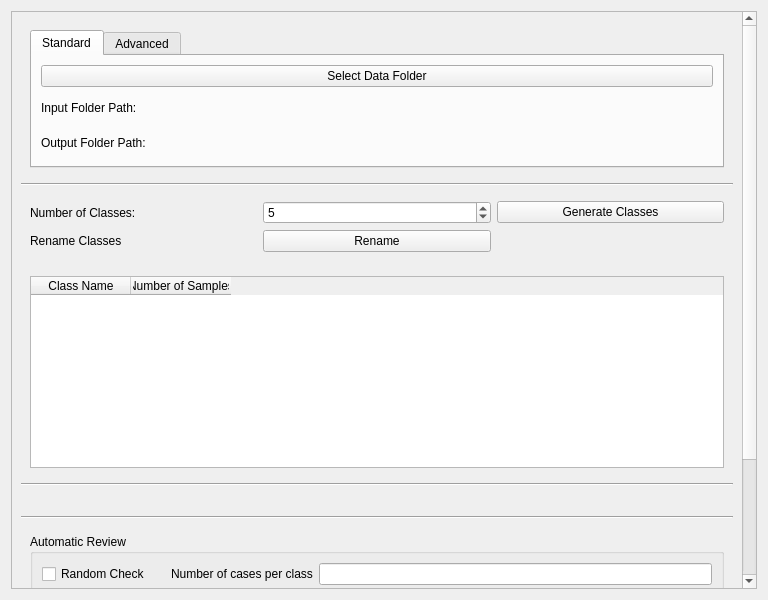
<?xml version="1.0" encoding="UTF-8"?>
<ui version="4.0">
 <class>ClassAnnotation</class>
 <widget class="qMRMLWidget" name="ClassAnnotation">
  <property name="enabled">
   <bool>true</bool>
  </property>
  <property name="geometry">
   <rect>
    <x>0</x>
    <y>0</y>
    <width>768</width>
    <height>600</height>
   </rect>
  </property>
  <property name="sizePolicy">
   <sizepolicy hsizetype="Expanding" vsizetype="Expanding">
    <horstretch>0</horstretch>
    <verstretch>0</verstretch>
   </sizepolicy>
  </property>
  <layout class="QVBoxLayout" name="mainLayout">
   <item>
    <widget class="QScrollArea" name="scrollArea">
     <property name="widgetResizable">
      <bool>true</bool>
     </property>
     <widget class="QWidget" name="scrollAreaWidgetContents">
      <property name="geometry">
       <rect>
        <x>0</x>
        <y>0</y>
        <width>727</width>
        <height>853</height>
       </rect>
      </property>
      <layout class="QVBoxLayout" name="scrollLayout">
       <item>
        <widget class="ctkCollapsibleButton" name="inputGroupBox" native="true">
         <property name="sizePolicy">
          <sizepolicy hsizetype="Expanding" vsizetype="Expanding">
           <horstretch>0</horstretch>
           <verstretch>0</verstretch>
          </sizepolicy>
         </property>
         <property name="text" stdset="0">
          <string>Input/Output</string>
         </property>
         <layout class="QVBoxLayout" name="inputLayout">
          <item>
           <widget class="QTabWidget" name="tabWidget">
            <property name="currentIndex">
             <number>0</number>
            </property>
            <widget class="QWidget" name="tab_standard">
             <attribute name="title">
              <string>Standard</string>
             </attribute>
             <layout class="QVBoxLayout" name="standardLayout">
              <item>
               <widget class="QPushButton" name="loadButton">
                <property name="text">
                 <string>Select Data Folder</string>
                </property>
               </widget>
              </item>
              <item>
               <widget class="QLabel" name="labelInputPath">
                <property name="text">
                 <string>Input Folder Path:</string>
                </property>
               </widget>
              </item>
              <item>
               <widget class="QLabel" name="labelOutputPath">
                <property name="text">
                 <string>Output Folder Path:</string>
                </property>
               </widget>
              </item>
             </layout>
            </widget>
            <widget class="QWidget" name="tab_advanced">
             <attribute name="title">
              <string>Advanced</string>
             </attribute>
             <layout class="QVBoxLayout" name="advancedLayout">
              <item>
               <widget class="QPushButton" name="loadButton_advanced">
                <property name="text">
                 <string>Select Data Folder</string>
                </property>
               </widget>
              </item>
              <item>
               <widget class="QLabel" name="labelInputPath_advanced">
                <property name="text">
                 <string>Input Folder Path:</string>
                </property>
               </widget>
              </item>
              <item>
               <widget class="QPushButton" name="loadButton_output">
                <property name="text">
                 <string>Select Output Folder</string>
                </property>
               </widget>
              </item>
              <item>
               <widget class="QLabel" name="labelOutputPath_advanced">
                <property name="text">
                 <string>Output Folder Path:</string>
                </property>
               </widget>
              </item>
             </layout>
            </widget>
           </widget>
          </item>
         </layout>
        </widget>
       </item>
       <item>
        <widget class="QFrame" name="line_3">
         <property name="sizePolicy">
          <sizepolicy hsizetype="Expanding" vsizetype="Fixed">
           <horstretch>0</horstretch>
           <verstretch>0</verstretch>
          </sizepolicy>
         </property>
         <property name="frameShape">
          <enum>QFrame::HLine</enum>
         </property>
         <property name="frameShadow">
          <enum>QFrame::Sunken</enum>
         </property>
        </widget>
       </item>
       <item>
        <widget class="ctkCollapsibleButton" name="configurationGroupBox" native="true">
         <property name="sizePolicy">
          <sizepolicy hsizetype="Expanding" vsizetype="Expanding">
           <horstretch>0</horstretch>
           <verstretch>0</verstretch>
          </sizepolicy>
         </property>
         <property name="text" stdset="0">
          <string>Configuration</string>
         </property>
         <layout class="QGridLayout" name="gridLayout_2">
          <item row="0" column="1">
           <widget class="QSpinBox" name="classCountInput">
            <property name="minimum">
             <number>2</number>
            </property>
            <property name="maximum">
             <number>10</number>
            </property>
            <property name="value">
             <number>5</number>
            </property>
           </widget>
          </item>
          <item row="0" column="0">
           <widget class="QLabel" name="labelNumClasses">
            <property name="text">
             <string>Number of Classes:</string>
            </property>
           </widget>
          </item>
          <item row="0" column="2">
           <widget class="QPushButton" name="generateClassesButton">
            <property name="sizePolicy">
             <sizepolicy hsizetype="Minimum" vsizetype="Fixed">
              <horstretch>0</horstretch>
              <verstretch>0</verstretch>
             </sizepolicy>
            </property>
            <property name="text">
             <string>Generate Classes</string>
            </property>
           </widget>
          </item>
          <item row="1" column="0">
           <widget class="QLabel" name="label">
            <property name="text">
             <string>Rename Classes</string>
            </property>
           </widget>
          </item>
          <item row="1" column="1">
           <widget class="QPushButton" name="renameButton">
            <property name="text">
             <string>Rename</string>
            </property>
           </widget>
          </item>
         </layout>
        </widget>
       </item>
       <item>
        <widget class="ctkCollapsibleButton" name="datasetOverviewGroupBox" native="true">
         <property name="sizePolicy">
          <sizepolicy hsizetype="Expanding" vsizetype="Expanding">
           <horstretch>0</horstretch>
           <verstretch>0</verstretch>
          </sizepolicy>
         </property>
         <property name="text" stdset="0">
          <string>Dataset Overview</string>
         </property>
         <layout class="QVBoxLayout" name="datasetOverviewLayout">
          <item>
           <widget class="QTableWidget" name="classificationTable">
            <property name="sizePolicy">
             <sizepolicy hsizetype="Expanding" vsizetype="Minimum">
              <horstretch>0</horstretch>
              <verstretch>2</verstretch>
             </sizepolicy>
            </property>
            <property name="editTriggers">
             <set>QAbstractItemView::NoEditTriggers</set>
            </property>
            <property name="rowCount">
             <number>0</number>
            </property>
            <property name="columnCount">
             <number>2</number>
            </property>
            <column>
             <property name="text">
              <string>Class Name</string>
             </property>
            </column>
            <column>
             <property name="text">
              <string>Number of Samples</string>
             </property>
            </column>
           </widget>
          </item>
         </layout>
        </widget>
       </item>
       <item>
        <widget class="QFrame" name="line_3">
         <property name="sizePolicy">
          <sizepolicy hsizetype="Expanding" vsizetype="Fixed">
           <horstretch>0</horstretch>
           <verstretch>0</verstretch>
          </sizepolicy>
         </property>
         <property name="frameShape">
          <enum>QFrame::HLine</enum>
         </property>
         <property name="frameShadow">
          <enum>QFrame::Sunken</enum>
         </property>
        </widget>
       </item>
       <item>
        <widget class="ctkCollapsibleButton" name="classificationGroupBox" native="true">
         <property name="sizePolicy">
          <sizepolicy hsizetype="Expanding" vsizetype="Expanding">
           <horstretch>0</horstretch>
           <verstretch>0</verstretch>
          </sizepolicy>
         </property>
         <property name="text" stdset="0">
          <string>Classification</string>
         </property>
         <layout class="QVBoxLayout" name="classificationLayout"/>
        </widget>
       </item>
       <item>
        <widget class="QFrame" name="line_3">
         <property name="sizePolicy">
          <sizepolicy hsizetype="Expanding" vsizetype="Fixed">
           <horstretch>0</horstretch>
           <verstretch>0</verstretch>
          </sizepolicy>
         </property>
         <property name="frameShape">
          <enum>QFrame::HLine</enum>
         </property>
         <property name="frameShadow">
          <enum>QFrame::Sunken</enum>
         </property>
        </widget>
       </item>
       <item>
        <widget class="ctkCollapsibleButton" name="reviewGroupBox" native="true">
         <property name="sizePolicy">
          <sizepolicy hsizetype="Expanding" vsizetype="Expanding">
           <horstretch>0</horstretch>
           <verstretch>0</verstretch>
          </sizepolicy>
         </property>
         <property name="text" stdset="0">
          <string>Review</string>
         </property>
         <layout class="QVBoxLayout" name="reviewLayout">
          <item>
           <widget class="QGroupBox" name="automaticReviewGroupBox">
            <property name="sizePolicy">
             <sizepolicy hsizetype="Expanding" vsizetype="Expanding">
              <horstretch>0</horstretch>
              <verstretch>0</verstretch>
             </sizepolicy>
            </property>
            <property name="title">
             <string>Automatic Review</string>
            </property>
            <layout class="QGridLayout" name="gridLayout">
             <item row="1" column="0">
              <widget class="QCheckBox" name="checkBox">
               <property name="text">
                <string>Random Check</string>
               </property>
              </widget>
             </item>
             <item row="1" column="1">
              <widget class="QLabel" name="label_cases">
               <property name="text">
                <string>Number of cases per class</string>
               </property>
              </widget>
             </item>
             <item row="1" column="2">
              <widget class="QLineEdit" name="casesInput"/>
             </item>
             <item row="2" column="0">
              <widget class="QPushButton" name="nextPatientButton">
               <property name="text">
                <string>Next Random Patient</string>
               </property>
              </widget>
             </item>
            </layout>
           </widget>
          </item>
          <item>
           <widget class="QGroupBox" name="manualReviewGroupBox">
            <property name="sizePolicy">
             <sizepolicy hsizetype="Expanding" vsizetype="Expanding">
              <horstretch>0</horstretch>
              <verstretch>0</verstretch>
             </sizepolicy>
            </property>
            <property name="title">
             <string>Manual Review</string>
            </property>
            <layout class="QGridLayout" name="manualReviewLayout">
             <item row="0" column="0">
              <widget class="QLabel" name="label_selectPatient">
               <property name="text">
                <string>Select a patient to review</string>
               </property>
              </widget>
             </item>
             <item row="0" column="1">
              <widget class="QComboBox" name="patientDropdown"/>
             </item>
             <item row="1" column="0" colspan="2">
              <widget class="QPushButton" name="reviewButton">
               <property name="text">
                <string>Review</string>
               </property>
              </widget>
             </item>
            </layout>
           </widget>
          </item>
         </layout>
        </widget>
       </item>
      </layout>
     </widget>
    </widget>
   </item>
  </layout>
 </widget>
 <customwidgets>
  <customwidget>
   <class>qMRMLWidget</class>
   <extends>QWidget</extends>
   <header>qmrmlwidget.h</header>
   <container>1</container>
  </customwidget>
  <customwidget>
   <class>ctkCollapsibleButton</class>
   <extends>QWidget</extends>
   <header>ctkcollapsiblebutton.h</header>
   <container>1</container>
  </customwidget>
 </customwidgets>
 <resources/>
 <connections/>
</ui>
